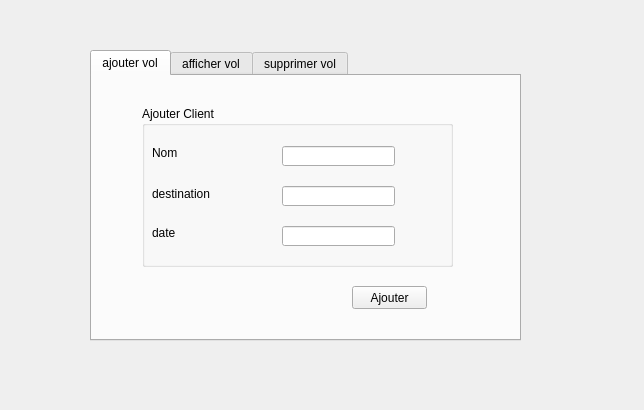
<?xml version="1.0" encoding="UTF-8"?>
<ui version="4.0">
 <class>gestion_vol</class>
 <widget class="QWidget" name="gestion_vol">
  <property name="geometry">
   <rect>
    <x>0</x>
    <y>0</y>
    <width>644</width>
    <height>410</height>
   </rect>
  </property>
  <property name="windowTitle">
   <string>Form</string>
  </property>
  <widget class="QTabWidget" name="ajouter">
   <property name="geometry">
    <rect>
     <x>90</x>
     <y>50</y>
     <width>431</width>
     <height>291</height>
    </rect>
   </property>
   <property name="currentIndex">
    <number>0</number>
   </property>
   <widget class="QWidget" name="tab">
    <attribute name="title">
     <string>ajouter vol</string>
    </attribute>
    <widget class="QGroupBox" name="groupBox">
     <property name="geometry">
      <rect>
       <x>50</x>
       <y>30</y>
       <width>311</width>
       <height>161</height>
      </rect>
     </property>
     <property name="title">
      <string>Ajouter Client</string>
     </property>
     <widget class="QLabel" name="label">
      <property name="geometry">
       <rect>
        <x>10</x>
        <y>40</y>
        <width>47</width>
        <height>13</height>
       </rect>
      </property>
      <property name="text">
       <string>Nom</string>
      </property>
     </widget>
     <widget class="QLabel" name="label_2">
      <property name="geometry">
       <rect>
        <x>10</x>
        <y>80</y>
        <width>71</width>
        <height>16</height>
       </rect>
      </property>
      <property name="text">
       <string>destination</string>
      </property>
     </widget>
     <widget class="QLabel" name="label3">
      <property name="geometry">
       <rect>
        <x>10</x>
        <y>120</y>
        <width>47</width>
        <height>13</height>
       </rect>
      </property>
      <property name="text">
       <string>date</string>
      </property>
     </widget>
     <widget class="QLineEdit" name="nom_vol">
      <property name="geometry">
       <rect>
        <x>140</x>
        <y>40</y>
        <width>113</width>
        <height>20</height>
       </rect>
      </property>
     </widget>
     <widget class="QLineEdit" name="destination_vol">
      <property name="geometry">
       <rect>
        <x>140</x>
        <y>80</y>
        <width>113</width>
        <height>20</height>
       </rect>
      </property>
     </widget>
     <widget class="QLineEdit" name="date_vol">
      <property name="geometry">
       <rect>
        <x>140</x>
        <y>120</y>
        <width>113</width>
        <height>20</height>
       </rect>
      </property>
     </widget>
    </widget>
    <widget class="QPushButton" name="pb_ajouter">
     <property name="geometry">
      <rect>
       <x>260</x>
       <y>210</y>
       <width>75</width>
       <height>23</height>
      </rect>
     </property>
     <property name="text">
      <string>Ajouter</string>
     </property>
    </widget>
   </widget>
   <widget class="QWidget" name="tab_2">
    <attribute name="title">
     <string>afficher vol</string>
    </attribute>
    <widget class="QTableView" name="tab_vol">
     <property name="geometry">
      <rect>
       <x>-5</x>
       <y>1</y>
       <width>431</width>
       <height>231</height>
      </rect>
     </property>
    </widget>
    <widget class="QPushButton" name="pb_pdf">
     <property name="geometry">
      <rect>
       <x>330</x>
       <y>240</y>
       <width>75</width>
       <height>23</height>
      </rect>
     </property>
     <property name="text">
      <string>PDF</string>
     </property>
    </widget>
    <widget class="QPushButton" name="pb_chercher">
     <property name="geometry">
      <rect>
       <x>140</x>
       <y>240</y>
       <width>75</width>
       <height>23</height>
      </rect>
     </property>
     <property name="text">
      <string>Chercher</string>
     </property>
    </widget>
    <widget class="QLineEdit" name="le_chercher">
     <property name="geometry">
      <rect>
       <x>10</x>
       <y>240</y>
       <width>113</width>
       <height>20</height>
      </rect>
     </property>
    </widget>
    <widget class="QPushButton" name="pb_trier">
     <property name="geometry">
      <rect>
       <x>230</x>
       <y>240</y>
       <width>75</width>
       <height>23</height>
      </rect>
     </property>
     <property name="text">
      <string>Tri</string>
     </property>
    </widget>
   </widget>
   <widget class="QWidget" name="tab_3">
    <attribute name="title">
     <string>supprimer vol</string>
    </attribute>
    <widget class="QLabel" name="label_3">
     <property name="geometry">
      <rect>
       <x>40</x>
       <y>80</y>
       <width>101</width>
       <height>16</height>
      </rect>
     </property>
     <property name="text">
      <string>date du vol</string>
     </property>
    </widget>
    <widget class="QLineEdit" name="vol_supp">
     <property name="geometry">
      <rect>
       <x>180</x>
       <y>80</y>
       <width>113</width>
       <height>20</height>
      </rect>
     </property>
    </widget>
    <widget class="QPushButton" name="pb_supprimer">
     <property name="geometry">
      <rect>
       <x>110</x>
       <y>140</y>
       <width>75</width>
       <height>23</height>
      </rect>
     </property>
     <property name="text">
      <string>delete</string>
     </property>
    </widget>
   </widget>
  </widget>
 </widget>
 <resources/>
 <connections/>
</ui>
